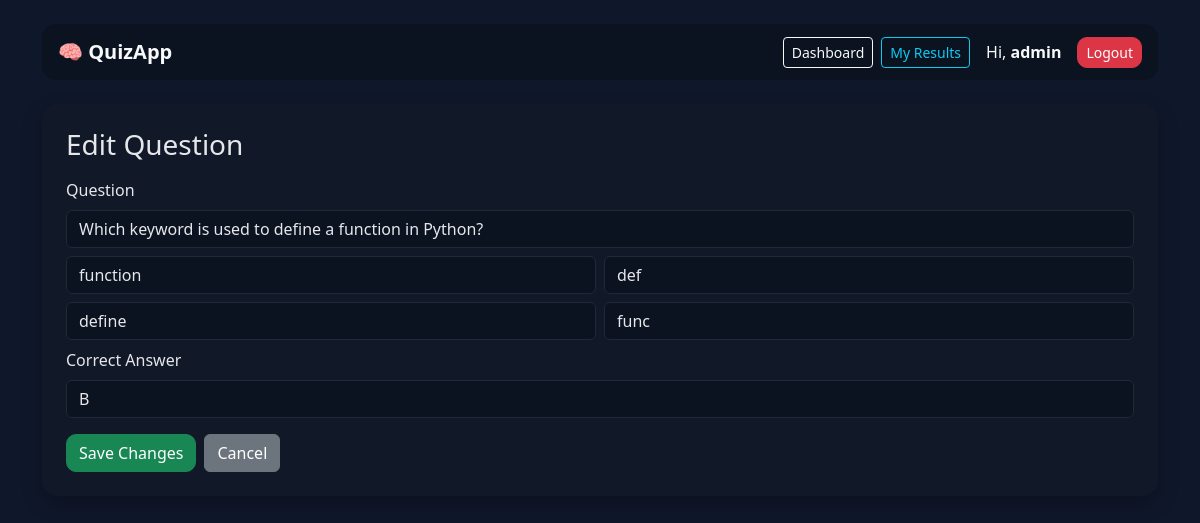
Page /edit_question/1 (signed in) on the committed database.
### app.py (models this page shows)
class User(UserMixin, db.Model):
    id = db.Column(db.Integer, primary_key=True)
    username = db.Column(db.String(80), unique=True, nullable=False)
    password = db.Column(db.String(200), nullable=False)
    role = db.Column(db.String(10), default="user")  # "user" or "admin"
    results = db.relationship(
    'Result',
    backref='user',
    cascade="all, delete-orphan",
    passive_deletes=True,
    lazy=True
)

class Question(db.Model):
    id = db.Column(db.Integer, primary_key=True)
    text = db.Column(db.String(300), nullable=False)
    option_a = db.Column(db.String(200), nullable=False)
    option_b = db.Column(db.String(200), nullable=False)
    option_c = db.Column(db.String(200), nullable=False)
    option_d = db.Column(db.String(200), nullable=False)
    correct = db.Column(db.String(1), nullable=False)
    quiz_id = db.Column(
        db.Integer,
        db.ForeignKey('quiz.id', ondelete="CASCADE"),
        nullable=False
    )

### app.py (the view, shortened to what this page needs)
@app.route('/edit_question/<int:question_id>', methods=['GET', 'POST'])
@login_required
def edit_question(question_id):
    if not admin_required():
        return redirect(url_for('index'))
    question = Question.query.get_or_404(question_id)
    return render_template('edit_question.html', question=question)

### app.py (called while the page is built)
@event.listens_for(Engine, "connect")
def set_sqlite_pragma(dbapi_connection, connection_record):
    if isinstance(dbapi_connection, sqlite3.Connection):
        cursor = dbapi_connection.cursor()
        cursor.execute("PRAGMA foreign_keys=ON")
        cursor.close()

@login_manager.user_loader
def load_user(user_id):
    return User.query.get(int(user_id))

def admin_required():
    if not current_user.is_authenticated or current_user.role != 'admin':
        flash("Access denied! Admins only.", "danger")
        return False
    return True

### templates/edit_question.html (shortened to what this page needs)
{% extends "base.html" %}
{% block content %}
  <div class="card p-4">
    <h3 class="mb-3">Edit Question</h3>
    <form method="post">
      <div class="mb-2">
        <label class="form-label">Question</label>
        <input name="text" class="form-control" value="{{ question.text }}" required>
      </div>
      <div class="row g-2">
        <div class="col-md-6"><input name="option_a" class="form-control" value="{{ question.option_a }}" required></div>
        <div class="col-md-6"><input name="option_b" class="form-control" value="{{ question.option_b }}" required></div>
        <div class="col-md-6"><input name="option_c" class="form-control" value="{{ question.option_c }}" required></div>
        <div class="col-md-6"><input name="option_d" class="form-control" value="{{ question.option_d }}" required></div>
      </div>
      <div class="mt-2">
        <label class="form-label">Correct Answer</label>
        <select name="correct" class="form-select">
          <option value="B" {% if question.correct=='B' %}selected{% endif %}>B</option>
        </select>
      </div>
      <div class="mt-3 d-flex gap-2">
        <button class="btn btn-success">Save Changes</button>
        <a href="{{ url_for('manage_quiz', quiz_id=question.quiz_id) }}" class="btn btn-secondary">Cancel</a>
      </div>
    </form>
  </div>
{% endblock %}

### templates/base.html (shortened to what this page needs)
<!doctype html>
<html lang="en">
  <head>
    <link href="https://cdn.jsdelivr.net/npm/bootstrap@5.3.3/dist/css/bootstrap.min.css" rel="stylesheet">
  </head>
  <body>
    <div class="container py-4">
      <nav class="navbar navbar-expand-lg px-3 mb-4">
        <a class="navbar-brand fw-bold text-light" href="{{ url_for('index') }}">🧠 QuizApp</a>
        <div class="collapse navbar-collapse" id="nav">
          <ul class="navbar-nav ms-auto align-items-center gap-2">
            {% if current_user.is_authenticated %}
              <li class="nav-item">
                <a class="btn btn-outline-light btn-sm" href="{{ url_for('index') }}">Dashboard</a>
              </li>
              <li class="nav-item">
                <a class="btn btn-outline-info btn-sm" href="{{ url_for('my_results') }}">My Results</a>
              </li>
              <li class="nav-item text-light ms-2 me-2">Hi, <strong>{{ current_user.username }}</strong></li>
              <li class="nav-item">
                <a class="btn btn-danger btn-sm" href="{{ url_for('logout') }}">Logout</a>
              </li>
            {% else %}
              <li class="nav-item"><a class="btn btn-primary btn-sm" href="{{ url_for('login') }}">Login</a></li>
              <li class="nav-item"><a class="btn btn-secondary btn-sm" href="{{ url_for('register') }}">Register</a></li>
            {% endif %}
          </ul>
        </div>
      </nav>
      {% block content %}{% endblock %}
    </div>
  </body>
</html>

### templates/base.html (style rules this page uses)
body { background: #0f172a; color: #e2e8f0; }
.navbar { background: #0b1220 !important; border-radius: 14px; }
.card { border: none; border-radius: 16px; background: #111827; color:#e5e7eb; box-shadow: 0 8px 20px rgba(0,0,0,.25); }
.btn-primary, .btn-success, .btn-danger, .btn-warning { border-radius: 10px; }
.form-control, .form-select { background:#0b1220; border-color:#1f2937; color:#e5e7eb; }
a { text-decoration: none; }

### rows in the picture
User: username "admin"
Question: text "Which keyword is used to define a function in Python?", option_a "function", option_b "def", option_c "define", option_d "func", correct "B"
